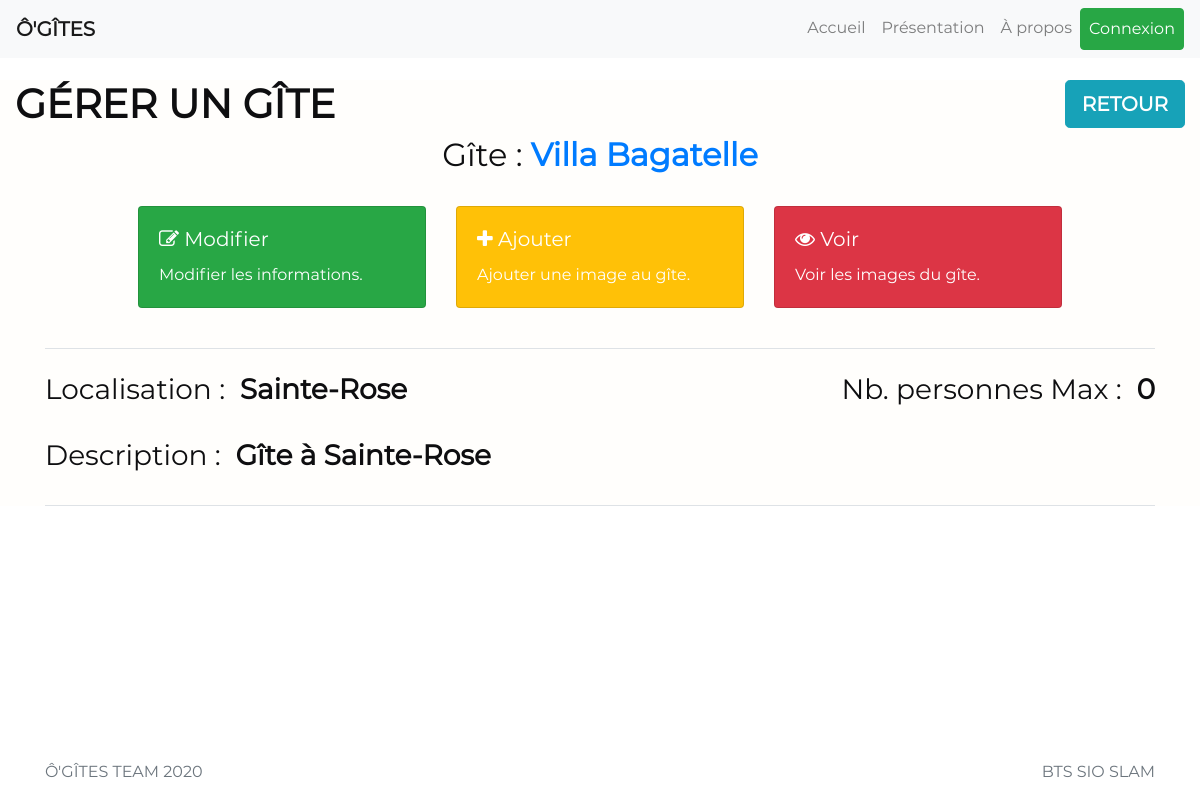
The page /admin/gerer_gite.php?id_gites=1 on the database as committed earlier.
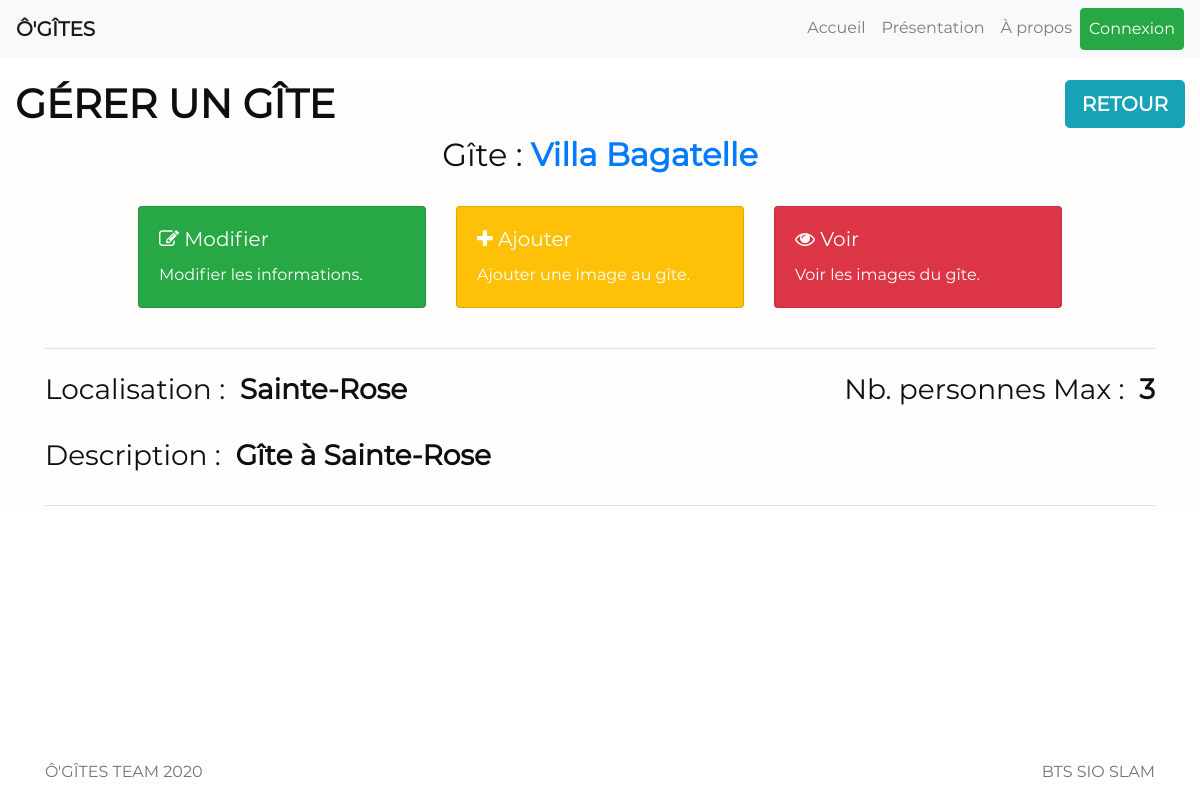
The same page on the database as committed later.
### tables this page shows
CREATE TABLE `gites` (
  `id_gites` int(11) NOT NULL,
  `libelle` text NOT NULL,
  `description` text NOT NULL,
  `localisation` text NOT NULL,
  `link_url` text NOT NULL,
  `nb_personnes_max` int(11) NOT NULL
);

### admin/gerer_gite.php (the view, shortened to what this page needs)
<?php
    require_once 'head.php';
    require_once 'config_admin.php';
    if (isset($_REQUEST["id_gites"]))
    {
        $id_gites = $_REQUEST["id_gites"];
    }
    $SQLParam = "SELECT * FROM gites WHERE id_gites = $id_gites";
    $Myresult = $pdo->query($SQLParam);
    $Myresult->setFetchMode(PDO::FETCH_ASSOC);
    $info_gite = $Myresult->fetch();
?>
<main role="main" class="flex-shrink-0">
    <div class="container-fluid" id="index">
        <h1 style="float: left;"><strong>GÉRER UN GÎTE</strong></h1>
        <a href="liste_gite.php" class="btn btn-info btn-lg" style="float: right;"><strong class="white">RETOUR</strong></a>
        <div class="container">
            <div class="border-bottom">
                <?php
                if ((isset($_REQUEST["action"])) && ($action == "modif"))
                {
                ?>
                <form action="modif_gite.php?id_gites=<?php echo $id_gites ?>" method="POST">
                <center>
                    <div class="form-group col-md-7">
                        <label for="libelle">Libelle</label>
                        <input type="text" class="form-control" name="libelle" value="<?php echo $info_gite["libelle"] ?>">
                    </div>
                </center>
                <?php
                }
                else
                {
                ?>
                <h2 class="center"> Gîte :&nbsp; <strong><a target="_blank" href="<?php echo $info_gite["link_url"] ?>"><?php echo $info_gite["libelle"] ?></a></strong></h2>
                <?php
                }
                ?>
                <br>
                <div class="card-deck center">
                    <div class="card text-white bg-success mb-3" style="max-width: 18rem;">
                        <div class="card-body white">
                            <a href="gerer_gite.php?id_gites=<?php echo $id_gites ?>&action=modif" class="stretched-link">
                                <h5 class="card-title white"><i class="fa fa-edit white"></i> Modifier</h5>
                            </a>
                            <p class="card-text white">Modifier les informations.</p>
                        </div>
                    </div>
                    <div class="card text-white bg-warning mb-3" style="max-width: 18rem;">
                        <div class="card-body white">
                            <a href="gerer_gite.php?id_gites=<?php echo $id_gites ?>&action=add" class="stretched-link">
                                <h5 class="card-title white"><i class="fa fa-plus white"></i> Ajouter</h5>
                            </a>
                            <p class="card-text white">Ajouter une image au gîte.</p>
                        </div>
                    </div>
                    <div class="card text-white bg-danger mb-3" style="max-width: 18rem;">
                        <div class="card-body white">
                            <a href="gerer_gite.php?id_gites=<?php echo $id_gites ?>&action=view" class="stretched-link"><h5 class="card-title white"><i class="fa fa-eye white"></i> Voir</h5></a>
                            <p class="card-text white">Voir les images du gîte.</p>
                        </div>
                    </div>
                </div>
                <br>
            </div>
            <div class="border-bottom">
                <br>
                <?php
                if ((isset($_REQUEST["action"])) && ($action == "view"))
                {
                ?>
                    <h3><strong>LISTE DES IMAGES :</strong></h3>
                    <br>
                    <div class="card-columns">
                    <?php
                    $SQLParam2 = "SELECT * FROM images_gites WHERE id_gites = $id_gites";
                    $Myresult2 = $pdo->query($SQLParam2);
                    $Myresult2->setFetchMode(PDO::FETCH_ASSOC);
                    while ($images_gite = $Myresult2->fetch())
                    {
                    ?>
                        <div class="card">
                            <img class="card-img" src="<?php echo $images_gite["link_url"] ?>" alt="Card image">
                        </div>
                    <?php
                    }
                    ?>
                    </div>
                    <br>
                    <center>
                        <a href="gerer_gite.php?id_gites=<?php echo $id_gites ?>" class="btn btn-secondary btn-lg">Annuler</a>
                    </center>
                <?php
                }
                else
                {
                ?>
                <h3 style="float: left;">Localisation :&nbsp; <strong><?php echo $info_gite["localisation"] ?></strong></h3>
                <h3 style="float: right;">Nb. personnes Max :&nbsp; <strong><?php echo $info_gite["nb_personnes_max"] ?></strong></h3>
                <br>
                <h3>Description :&nbsp; <strong><?php echo $info_gite["description"] ?></strong></h3>
                <?php
                }
                ?>
                <br>
            </div>
        </div>
    </div>
</main>
<?php
	require_once '../footer.php';
?>

Rows that differ between the two databases and show on the page:
changed gites "Villa Bagatelle": nb_personnes_max "0" → "3"
